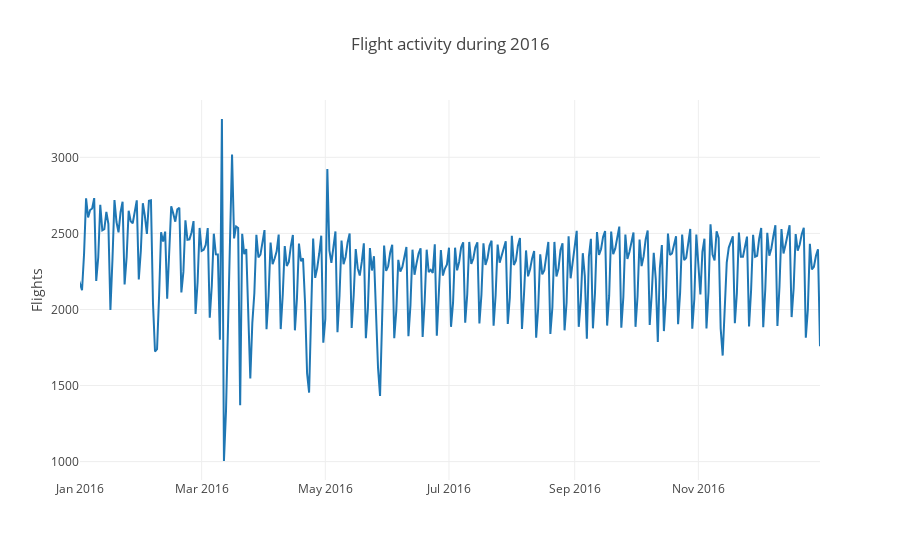

The notebook cell this image was saved under:
### Code cell
py.iplot(fig)

### Figure 1 — Plotly figure (JSON) as saved in the notebook; plotly's stock layout.template omitted (floating-point values rounded to 4 significant figures; data arrays with more than 128 entries replaced by an {"elided": "..."} marker saying what was removed)
{"data": [{"type": "scatter", "x": {"elided": "943 str values"}, "y": {"elided": "943 int values"}}], "layout": {"title": "Flight activity during 2016", "xaxis": {"range": ["2016-01-01", "2016-12-31"]}, "yaxis": {"title": "Flights"}}}
